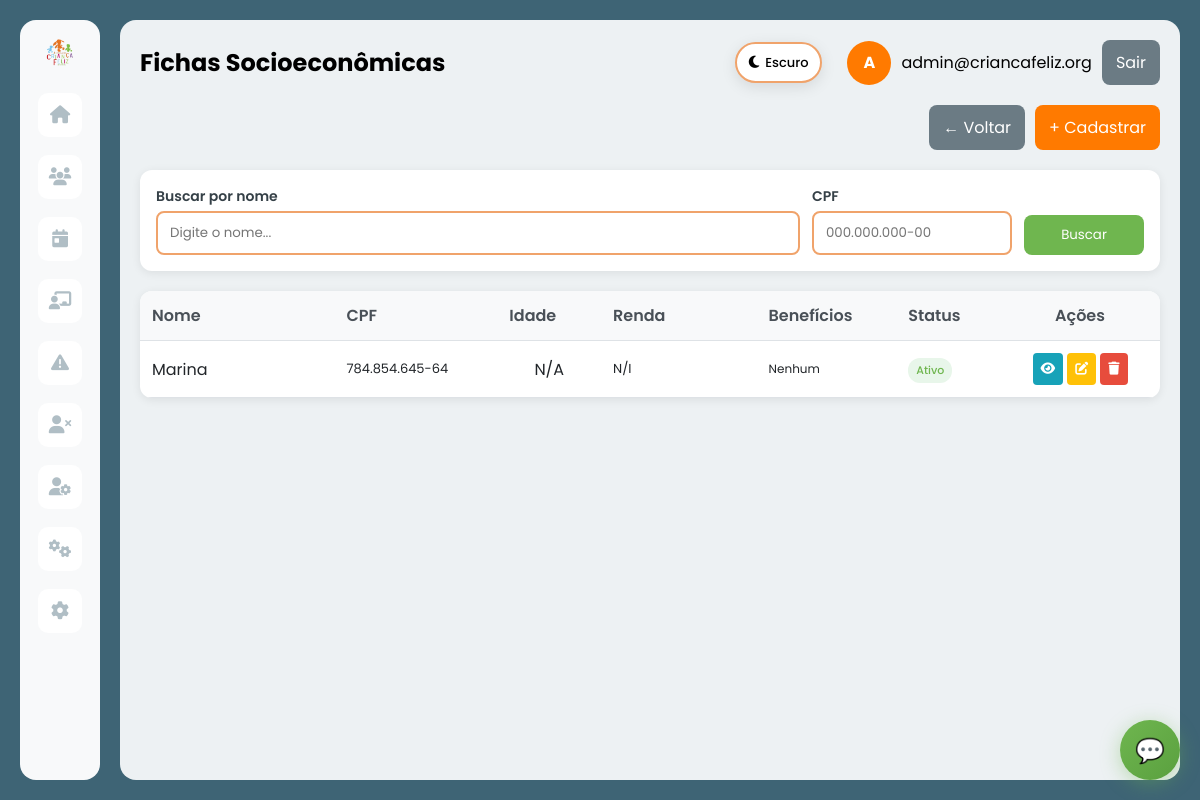
/socioeconomico_list.php (signed in), run on an earlier commit of the app's database.
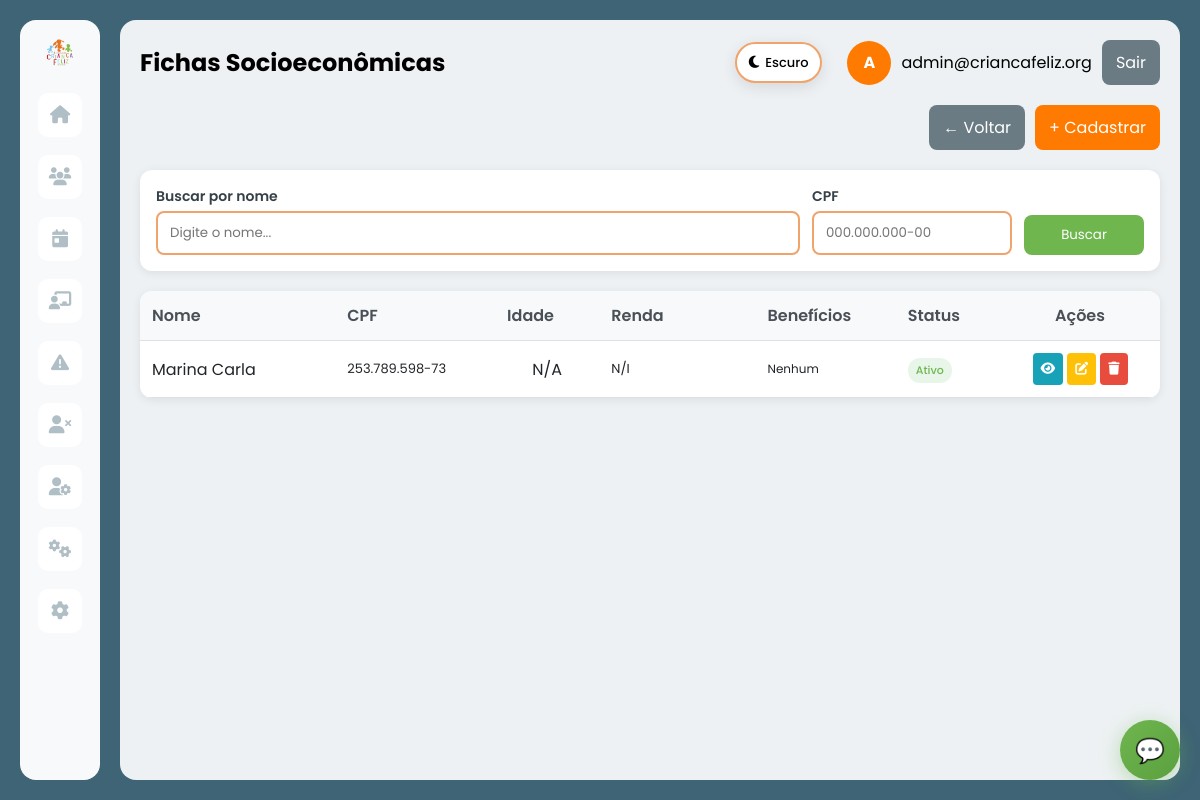
And on a later commit of the database.
### tables this page shows
CREATE TABLE `ficha_socioeconomico` (
  `idficha` int(11) NOT NULL,
  `agua` tinyint(1) DEFAULT NULL,
  `esgoto` tinyint(1) DEFAULT NULL,
  `renda_familiar` decimal(10,2) DEFAULT NULL,
  `energia` tinyint(1) DEFAULT NULL,
  `qtd_pessoas` int(11) DEFAULT NULL,
  `cond_residencia` varchar(100) DEFAULT NULL,
  `moradia` varchar(100) DEFAULT NULL,
  `nr_veiculos` int(11) DEFAULT NULL,
  `observacoes` varchar(255) DEFAULT NULL,
  `entrevistado` varchar(100) DEFAULT NULL,
  `residencia` varchar(100) DEFAULT NULL,
  `nr_comodos` int(11) DEFAULT NULL,
  `construcao` varchar(100) DEFAULT NULL,
  `id_atendido` int(11) DEFAULT NULL,
  `bolsa_familia` tinyint(1) DEFAULT 0,
  `auxilio_brasil` tinyint(1) DEFAULT 0,
  `bpc` tinyint(1) DEFAULT 0,
  `auxilio_emergencial` tinyint(1) DEFAULT 0,
  `seguro_desemprego` tinyint(1) DEFAULT 0,
  `aposentadoria` tinyint(1) DEFAULT 0,
  `nome_menor` varchar(255) DEFAULT NULL,
  `assistente_social` varchar(255) DEFAULT NULL,
  `cadunico` varchar(10) DEFAULT NULL,
  `renda_per_capita` decimal(10,2) DEFAULT NULL
);

CREATE TABLE `atendido` (
  `idatendido` int(11) NOT NULL,
  `status` varchar(20) DEFAULT NULL,
  `data_cadastro` date DEFAULT NULL,
  `nome` varchar(100) DEFAULT NULL,
  `data_nascimento` date DEFAULT NULL,
  `faixa_etaria` varchar(20) DEFAULT NULL,
  `cpf` varchar(14) DEFAULT NULL,
  `rg` varchar(20) DEFAULT NULL,
  `endereco` varchar(255) DEFAULT NULL,
  `numero` varchar(20) DEFAULT NULL,
  `complemento` varchar(100) DEFAULT NULL,
  `bairro` varchar(100) DEFAULT NULL,
  `cidade` varchar(100) DEFAULT NULL,
  `estado` varchar(2) DEFAULT NULL,
  `cep` varchar(10) DEFAULT NULL,
  `foto` varchar(255) DEFAULT NULL,
  `id_responsavel` int(11) DEFAULT NULL,
  `data_acolhimento` date DEFAULT NULL
);

### app/Controllers/BaseController.php (called while the page is built, shortened)
<?php
class BaseController {
    protected $authService;
    public function __construct() {
        $this->authService = new AuthService();
    }
    protected function renderWithLayout($layout, $view, $data = []) {
        $data['currentUser'] = $this->authService->getCurrentUser();
        $data['isLoggedIn'] = $this->authService->isLoggedIn();
        $data['old_input'] = $_SESSION['old_input'] ?? [];
        view($view, $data);
    }
    protected function requireAuth() {
        $this->authService->requireAuth();
    }
}

### app/Controllers/SocioeconomicoController.php (called while the page is built, shortened)
<?php
class SocioeconomicoController extends BaseController {
    private $socioeconomicoService;
    public function __construct() {
        $this->socioeconomicoService = new SocioeconomicoService();
    }
    public function index() {
        try {
            $page = intval($this->getParam('page', 1));
            $perPage = 10;
            $result = $this->socioeconomicoService->listFichas($page, $perPage);
            $data = [
                'title' => 'Fichas Socioeconômicas',
                'fichas' => $result['data'] ?? [],
                'pagination' => [
                    'current_page' => $result['current_page'] ?? 1,
                    'last_page' => $result['last_page'] ?? 1,
                    'total' => $result['total'] ?? 0,
                    'per_page' => $result['per_page'] ?? 10
                ],
                'current_page' => $result['current_page'] ?? 1,
                'last_page' => $result['last_page'] ?? 1,
                'per_page' => $result['per_page'] ?? 10,
                'messages' => $this->getFlashMessages()
            ];
            $this->renderWithLayout('main', 'socioeconomico/index', $data);
        } catch (Exception $e) {
            $this->handleException($e);
        }
    }
}

### app/Models/BaseModelDB.php (called while the page is built, shortened)
<?php
abstract class BaseModelDB {
    protected $pdo;
    public function __construct($table, $primaryKey = 'id') {
        $this->pdo = Database::getConnection();
    }
    protected function query($sql, $params = []) {
        $stmt = $this->pdo->prepare($sql);
        $stmt->execute($params);
        return $stmt;
    }
}

### app/Config/Database.php (called while the page is built, shortened)
<?php
class Database {
    private static $host = 'localhost';
    private static $dbname = 'criancafeliz';
    private static $username = 'root';
    private static $password = '';
    private static $charset = 'utf8mb4';
    private static $pdo = null;
    public static function getConnection() {
        if (self::$pdo === null) {
            try {
                $dsn = "mysql:host=" . self::$host . ";dbname=" . self::$dbname . ";charset=" . self::$charset;
                $options = [
                    PDO::ATTR_ERRMODE            => PDO::ERRMODE_EXCEPTION,
                    PDO::ATTR_DEFAULT_FETCH_MODE => PDO::FETCH_ASSOC,
                    PDO::ATTR_EMULATE_PREPARES   => false,
                    PDO::MYSQL_ATTR_INIT_COMMAND => "SET NAMES utf8mb4"
                ];
                self::$pdo = new PDO($dsn, self::$username, self::$password, $options);
            } catch (PDOException $e) {
                error_log('❌ ERRO ao conectar ao banco: ' . $e->getMessage());
                throw new Exception('Erro ao conectar ao banco de dados: ' . $e->getMessage());
            }
        }
        return self::$pdo;
    }
}

### app/Models/SocioeconomicoDB.php (called while the page is built, shortened)
<?php
class SocioeconomicoDB extends BaseModelDB {
    public function listFichas($page = 1, $perPage = 10) {
        $offset = ($page - 1) * $perPage;
        $countStmt = $this->query("
            SELECT COUNT(*) as total
            FROM Atendido a
            INNER JOIN Ficha_Socioeconomico f ON a.idatendido = f.id_atendido
        ");
        $stmt = $this->query("
            SELECT
                a.idatendido as id,
                a.idatendido,
                a.nome,
                a.nome as nome_entrevistado,
                a.nome as nome_completo,
                a.cpf,
                a.data_nascimento,
                a.status,
                f.renda_familiar,
                f.qtd_pessoas
            FROM Atendido a
            INNER JOIN Ficha_Socioeconomico f ON a.idatendido = f.id_atendido
            ORDER BY a.data_cadastro DESC
            LIMIT ? OFFSET ?
        ", [$perPage, $offset]);
        $fichas = $stmt->fetchAll();
        $stmt = $this->query("
            SELECT COUNT(*) as total
            FROM Atendido a
            INNER JOIN Ficha_Socioeconomico f ON a.idatendido = f.id_atendido
        ");
        $result = $stmt->fetch();
        $total = $result['total'];
        return [
            'data' => $fichas,
            'total' => $total,
            'current_page' => $page,
            'last_page' => ceil($total / $perPage),
            'per_page' => $perPage,
            'page' => $page,
            'perPage' => $perPage,
            'totalPages' => ceil($total / $perPage)
        ];
    }
}

### app/Services/SocioeconomicoService.php (called while the page is built, shortened)
<?php
class SocioeconomicoService {
    private $socioeconomicoModel;
    public function __construct() {
        $this->socioeconomicoModel = App::getSocioeconomicoModel();
    }
    public function listFichas($page = 1, $perPage = 10) {
        if (method_exists($this->socioeconomicoModel, 'listFichas')) {
            return $this->socioeconomicoModel->listFichas($page, $perPage);
        }
        return $this->socioeconomicoModel->paginate($page, $perPage);
    }
}

### app/Views/socioeconomico/index.php (the view, shortened to what the rows shown need)
<div class="table-container" style="background:#fff; border-radius:12px; overflow:hidden; box-shadow: 0 2px 10px rgba(0,0,0,.08);">
    <?php if (!empty($fichas)): ?>
        <table style="width:100%; border-collapse:collapse;">
            <thead style="background:#f8f9fa;">
                <tr>
                    <th style="padding:12px; text-align:left; border-bottom:1px solid #dee2e6; font-weight:600; color:#495057; min-width:150px;">Nome</th>
                    <th style="padding:12px; text-align:left; border-bottom:1px solid #dee2e6; font-weight:600; color:#495057; min-width:120px;">CPF</th>
                    <th style="padding:12px; text-align:left; border-bottom:1px solid #dee2e6; font-weight:600; color:#495057; min-width:80px;">Idade</th>
                    <th style="padding:12px; text-align:left; border-bottom:1px solid #dee2e6; font-weight:600; color:#495057; min-width:120px;">Renda</th>
                    <th style="padding:12px; text-align:left; border-bottom:1px solid #dee2e6; font-weight:600; color:#495057; min-width:100px;">Benefícios</th>
                    <th style="padding:12px; text-align:left; border-bottom:1px solid #dee2e6; font-weight:600; color:#495057; min-width:80px;">Status</th>
                    <th style="padding:12px; text-align:center; border-bottom:1px solid #dee2e6; font-weight:600; color:#495057; width:120px;">Ações</th>
                </tr>
            </thead>
            <tbody>
                <?php foreach ($fichas as $ficha): ?>
                    <tr style="border-bottom:1px solid #dee2e6;">
                        <td style="padding:12px; color:#212529; word-break:break-word;"><?php echo htmlspecialchars($ficha['nome_entrevistado'] ?? $ficha['nome_completo'] ?? ''); ?></td>
                        <td style="padding:12px; color:#212529; font-size:13px;">
                            <?php
                            $cpf = $ficha['cpf'] ?? '';
                            if ($cpf && strlen($cpf) == 11) {
                                echo substr($cpf, 0, 3) . '.' . substr($cpf, 3, 3) . '.' . substr($cpf, 6, 3) . '-' . substr($cpf, 9, 2);
                            } else {
                                echo $cpf;
                            }
                            ?>
                        </td>
                        <td style="padding:12px; color:#212529; text-align:center;">
                            <?php
                            $idade = 'N/A';
                            echo $idade;
                            ?>
                        </td>
                        <td style="padding:12px; color:#212529; font-size:13px;">
                            <?php
                            $renda = $ficha['renda_familiar'] ?? 0;
                            echo $renda > 0 ? 'R$ ' . number_format($renda, 2, ',', '.') : 'N/I';
                            ?>
                        </td>
                        <td style="padding:12px; color:#212529; font-size:12px;">
                            Nenhum
                        </td>
                        <td style="padding:12px; color:#212529;">
                            <span class="status <?php echo strtolower($ficha['status'] ?? 'ativo'); ?>"
                                  style="padding:4px 8px; border-radius:12px; font-size:11px; font-weight:500; display:inline-block;
                                         <?php echo ($ficha['status'] ?? 'Ativo') === 'Ativo' ? 'background:#e8f6ea; color:#6fb64f;' : 'background:#f8d7da; color:#721c24;'; ?>">
                                <?php echo $ficha['status'] ?? 'Ativo'; ?>
                            </span>
                        </td>
                        <td style="padding:12px; text-align:center; white-space:nowrap;">
                            <?php
                            $id = $ficha['id'] ?? $ficha['idatendido'] ?? null;
                            $isAdmin = (isset($currentUser) && isset($currentUser['role']) && $currentUser['role'] === 'admin');
                            if (!empty($id)) {
                                echo '<a href="socioeconomico_view.php?id=' . urlencode($id) . '" ';
                                echo 'class="btn-icon" ';
                                echo 'title="Visualizar" ';
                                echo 'style="background:#17a2b8; color:#fff; border:none; padding:6px 8px; border-radius:4px; cursor:pointer; text-decoration:none; font-size:13px; margin:0 2px; display:inline-block;">';
                                echo '<i class="fas fa-eye"></i></a>';
                                if ($isAdmin) {
                                    echo '<a href="socioeconomico_form.php?id=' . urlencode($id) . '" ';
                                    echo 'class="btn-icon" ';
                                    echo 'title="Editar" ';
                                    echo 'style="background:#ffc107; color:#fff; border:none; padding:6px 8px; border-radius:4px; cursor:pointer; text-decoration:none; font-size:13px; margin:0 2px; display:inline-block;">';
                                    echo '<i class="fas fa-edit"></i></a>';
                                }
                                if ($isAdmin) {
                                    echo '<a href="socioeconomico_list.php?delete=' . urlencode($id) . '" ';
                                    echo 'class="btn-icon" ';
                                    echo 'title="Excluir" ';
                                    echo 'onclick="return confirm(\'Tem certeza que deseja excluir esta ficha?\')" ';
                                    echo 'style="background:#e74c3c; color:#fff; border:none; padding:6px 8px; border-radius:4px; cursor:pointer; text-decoration:none; font-size:13px; margin:0 2px; display:inline-block;">';
                                    echo '<i class="fas fa-trash"></i></a>';
                                }
                            } else {
                                echo '<span style="color: #999; font-size: 12px;">ID inválido</span>';
                            }
                            ?>
                        </td>
                    </tr>
                <?php endforeach; ?>
            </tbody>
        </table>
    <?php endif; ?>
</div>

What changed in the data, as far as the page shows it:
removed ficha_socioeconomico: id_atendido.nome "Marina", id_atendido.cpf "784", id_atendido.cpf "854", id_atendido.cpf "645", id_atendido.cpf "64", idade "N/A", renda_familiar "N/I", id_atendido.status "Ativo"
added ficha_socioeconomico: id_atendido.nome "Marina Carla", id_atendido.cpf "253", id_atendido.cpf "789", id_atendido.cpf "598", id_atendido.cpf "73", idade "N/A", qtd_pessoas "N/I", id_atendido.status "Ativo"
